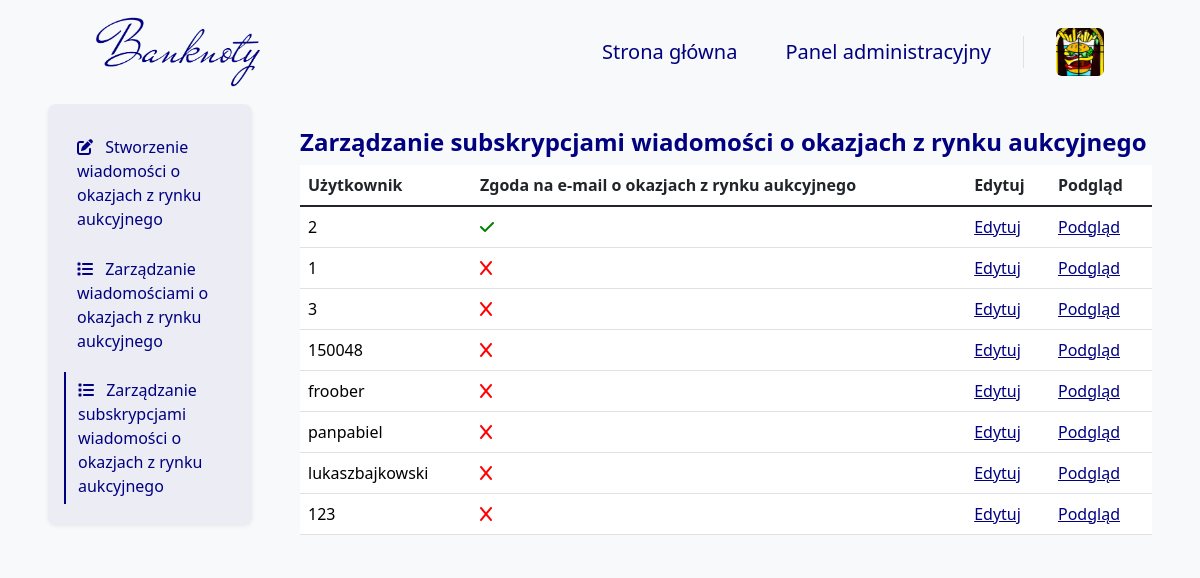
/auction_opportunities/user/AdminPanel/ (signed in), run on an earlier commit of the app's database.
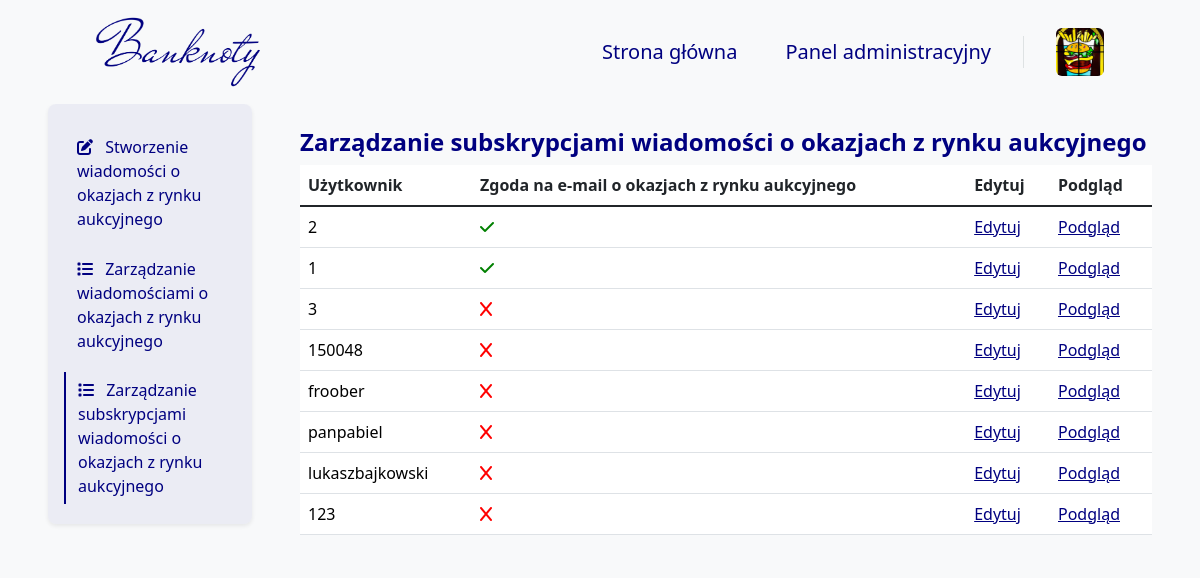
And on a later commit of the database.
### blog/models.py (models this page shows, shortened)
class User(models.Model):
    GENDER_CHOICES = (
        ('M', 'Mężczyzna'),
        ('K', 'Kobieta'),
        ('I', 'Inna'),
    )
    user = models.OneToOneField(
        User,
        on_delete=models.CASCADE,
        verbose_name="Użytkownik")
    bio = models.TextField(
        null=False,
        blank=True,
        validators=[validate_bio],
        verbose_name="Bio",
        help_text="Krótka informacja o użytkowniku, maksymalnie 512 znaków.")
    profile_pic = models.ImageField(
        null=False,
        blank=False,
        default="images/profile/1.png",
        upload_to="images/user/",
        verbose_name="Zdjęcie profilowe")
    phone_number = PhoneNumberField(
        region='PL',
        null=True,
        blank=True,
        unique=True,
        verbose_name="Numer telefonu")
    gender = models.CharField(
        choices=GENDER_CHOICES,
        null=False,
        blank=False,
        default='Mężczyzna',
        verbose_name="Płeć",
        max_length=6)
    newsletter = models.BooleanField(
        default=False,
        verbose_name="Biuletyn")
    miss_news = models.BooleanField(
        default=False,
        verbose_name="Pominięte artykuły")
    meetups_news = models.BooleanField(
        default=True,
        verbose_name="Spotkania i wydarzenia")
    opportunities_news = models.BooleanField(
        default=False,
        verbose_name="Okazje z rynku aukcyjnego")
    company_news = models.BooleanField(
        default=True,
        verbose_name="Wiadomości od Banknoty")
    replay_news = models.BooleanField(
        default=False,
        verbose_name="Shot wydzarzeń na Banknoty")
    development_news = models.BooleanField(
        default=False,
        verbose_name="Informacje o rozwoju i zmianach na Banknoty")
    opened_posts = models.ManyToManyField(
        Blog,
        blank=True,
        related_name='opened_by_users',
        verbose_name="Otwarte posty"
    )
    can_be_author = models.BooleanField(
        default=False,
        verbose_name="Czy może być autorem",
        help_text='Czy wniosek na autora został rozpatrzony pozytywnie.')
    def __init__(self, *args, temp=65, **kwargs):
        self.temp = temp
        return super().__init__(*args, **kwargs)
    def is_profile_pic(self):
        if self.profile_pic == "images/profile/1.png":
            return False
        else:
            return True
    is_profile_pic.boolean = True
    is_profile_pic.short_description = 'Zdjęcie profilowe'
    def is_bio(self):
        if self.bio:
            return True
        else:
            return False
    is_bio.boolean = True
    is_bio.short_description = 'Bio'
    def is_phone_number(self):
        if self.phone_number:
            return True
        else:
            return False
    is_phone_number.boolean = True
    is_phone_number.short_description = 'Phone number'
    def is_newsletter(self):
        if self.newsletter:
            return True
        else:
            return False
    is_newsletter.boolean = True
    is_newsletter.short_description = 'Newsletter'

### blog/views_admin/newsletter/auction_opportunities/auction_opportunities_views.py (the view)
# urls.py: path('auction_opportunities/user/AdminPanel/', auction_opportunities_user_manage_admin_panel_view,
@superuser_required
def auction_opportunities_user_manage_admin_panel_view(request):
    users = DjangoUser.objects.all().order_by('user__id')
    context = get_paginated_context(request, users, 10)
    return render(
        request,
        'AdminTemplates/Newsletter/AuctionOpportunities/AuctionOpportunitiesUserManageAdmin.html',
        context
    )

### blog/views.py (called while the page is built)
def get_paginated_context(request, queryset, items_per_page=10):
    paginator = Paginator(queryset, items_per_page)
    page_number = request.GET.get('page')
    page_obj = paginator.get_page(page_number)
    context = {
        'page_obj': page_obj,
    }
    return context

### templates/AdminTemplates/Newsletter/AuctionOpportunities/AuctionOpportunitiesUserManageAdmin.html (shortened to what this page needs)
{% extends 'base.html' %}
{% block navbar %}
    {% include 'Navbar/NavbarAdmin.html' %}
{% endblock %}
{% block content %}
    <div class="container-fluid">
        <div class="row">
            <div class="col-12 col-lg-3 px-5 px-lg-5 mx-auto bg-body-tertiary">
                {% include 'AdminTemplates/Newsletter/AuctionOpportunities/Elements/Navigation.html' %}
            </div>
            <div class="col-12 col-lg-9 px-5 px-lg-0 pe-lg-5 pt-4 pt-lg-3 mx-auto bg-body-tertiary mt-2">
                <h4 class="mb-0 pb-2 fw-bold text-navy">
                    Zarządzanie subskrypcjami wiadomości o okazjach z rynku aukcyjnego
                </h4>
                {% include 'AdminTemplates/Newsletter/AuctionOpportunities/Elements/Table/AuctionOpportunitiesUser.html' %}
            </div>
        </div>
    </div>
{% endblock %}

### templates/AdminTemplates/Newsletter/AuctionOpportunities/Elements/Table/AuctionOpportunitiesUser.html
<table class="table table-hover">
    <thead>
    <tr>
        <th scope="col">Użytkownik</th>
        <th scope="col">Zgoda na e-mail o okazjach z rynku aukcyjnego</th>
        <th scope="col">Edytuj</th>
        <th scope="col">Podgląd</th>
    </tr>
    </thead>
    <tbody class="table-group-divider">
    {% for user in page_obj %}
        <tr>
            <td>
                <a class="admin_panel_link"
                   href="{% url 'auction_opportunities_user_detail_admin_panel' user.pk %}">
                    {{ user.user }}
                </a>
            </td>
            <td>
                <a class="admin_panel_link"
                   href="{% url 'auction_opportunities_user_detail_admin_panel' user.pk %}">
                    {% if user.opportunities_news %}
                        <i class="fa-solid fa-check"></i>
                    {% else %}
                        <i class="fa-solid fa-x"></i>
                    {% endif %}
                </a>
            </td>
            <td>
                <a class="admin_panel_edit_link"
                   href="{% url 'auction_opportunities_user_edit_admin_panel' user.pk %}">
                    Edytuj
                </a>
            </td>
            <td>
                <a class="admin_panel_edit_link"
                   href="{% url 'auction_opportunities_user_detail_admin_panel' user.pk %}">
                    Podgląd
                </a>
            </td>
        </tr>
    {% endfor %}
    </tbody>
</table>

What changed in the data, as far as the page shows it:
changed User (number 2 of 8 on the later page): opportunities_news False → True (drawn)
